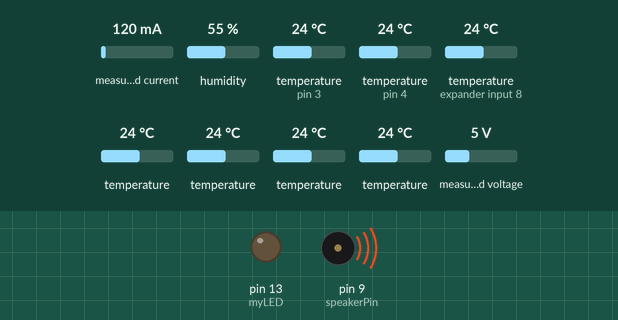
Simulated run of this sketch. Board: Arduino Uno, built with avr-gcc and run on an emulated ATmega328P. Parts: output pins drawn as LEDs (lit = HIGH), buzzer (waves = sounding). The test bench sets the inputs (shaded band); at power-on: temperature (sensors on pin 3, pin 4, expander input 8) 24 °C, measured current 120 mA, humidity 55 %, temperature 24 °C, measured voltage 5 V. What the sketch prints to the serial monitor is not drawn.

Above: at 2.2 s.
2.3 s: temperature (sensor on pin 3) set to 20.9 °C
10.4 s: temperature (sensor on pin 3) set to 19.8 °C
At 23.9 s:
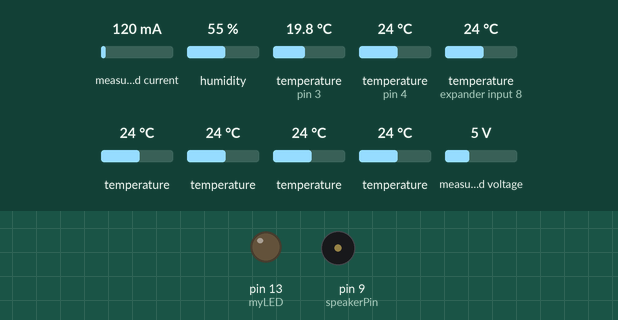
Timing chart, 0 to 25.1 s (numbered marks = the images above; inputs shaded):
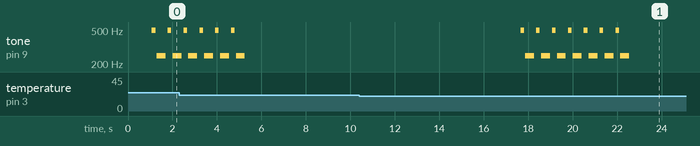

The sketch:

EvoThings_T_RH_readings_BT_Watt_PZEM.ino
```cpp
  /*
    server strana pre Android aplikáciu, pripojenie cez BT, final code
    meranie prúdu a napatia cez PZEM004 senzor
  */

  char junk;
  String inputString = "";
  String buzzer = "OFF";

  #include <SoftwareSerial.h>
  #include <OneWire.h>
  #include <DallasTemperature.h>
  #include "DHT.h"
  //#include "EmonLib.h"    // CT sensor library
  #include <PZEM004T.h>     // PZEM sensor library

  PZEM004T pzem(10,11);  // (RX,TX) connect to TX,RX of PZEM
  IPAddress ip(192,168,1,1);

  // (RX,TX) connect to TX,RX of BT
  #define txPin 8
  #define rxPin 13
  #define myLED LED_BUILTIN
  #define BUFFER_SIZE 64
  #define DHTPIN 3
  #define DHTTYPE DHT22

  //pro teploměr
  #define ONE_WIRE_BUS 4

  OneWire oneWire(ONE_WIRE_BUS);
  DallasTemperature sensors(&oneWire);

  DeviceAddress suction_Thermometer = { 0x28, 0xFF, 0x40, 0x37, 0xA8, 0x15, 0x01, 0xF1 };
  DeviceAddress evaporating_Thermometer = { 0x28, 0xFF, 0x3C, 0xE1, 0x63, 0x15, 0x03, 0x9B };
  DeviceAddress pressure_Thermometer = { 0x28, 0xFF, 0xFA, 0x2E, 0x90, 0x15, 0x01, 0x53 };
  DeviceAddress condensing_Thermometer = { 0x28, 0xFF, 0xB7, 0x4F, 0xA8, 0x15, 0x04, 0x8D };
  DeviceAddress PoolWater_1 = { 0x28, 0xFF, 0x5A, 0xA6, 0xA5, 0x16, 0x05, 0x7A };
  DeviceAddress PoolWater_2 = { 0x28, 0xFF, 0x91, 0x82, 0xA6, 0x16, 0x03, 0x6F };

  DHT dht(DHTPIN, DHTTYPE);
  float temperature;
  float t;
  float h;
  boolean DebugMode = false;
  String stringContainingCode;

  SoftwareSerial BT_Serial(rxPin, txPin); // RX, TX
  char myChar ;
  unsigned char buf[BUFFER_SIZE] = {0};
  unsigned char len = 0;
  long lastReading = 0;
  int interval = 5000;

  // Simple Sounds
  int speakerPin = 9;     // set the buzzer control digital IO pin

  int numTones = 10;
  int tones[] = {261, 277, 294, 311, 330, 349, 370, 392, 415, 440};
  //            mid C  C#   D    D#   E    F    F#   G    G#   A

  //EnergyMonitor emon1;
  //EnergyMonitor emon2;

  void setup()                    // run once, when the sketch starts
  {

    Serial.begin(9600);
    pzem.setAddress(ip);

    Serial.print("Serial Ready! DebugMode= ");
    Serial.println(DebugMode);

    BT_Serial.begin(9600);            // set the baud rate to 9600, same should be of your Serial Monitor
    BT_Serial.println("Bluetooth Ready!");

    sensors.begin();
    dht.begin();
    delay(1000);

    //#define TEMPERATURE_PRECISION 9 // 9 bits 0.5°C 93.75 ms
    sensors.setResolution(suction_Thermometer, 8);
    sensors.setResolution(evaporating_Thermometer, 8);
    sensors.setResolution(pressure_Thermometer, 8);
    sensors.setResolution(condensing_Thermometer, 8);
    //#define TEMPERATURE_PRECISION 10 // 10 bits 0.25°C 187.5 m
    sensors.setResolution(PoolWater_1, 10);
    sensors.setResolution(PoolWater_2, 10);

    pinMode(myLED, OUTPUT);
    digitalWrite(myLED, LOW);

    pinMode(speakerPin, OUTPUT);   // set speakerPin as output

    /*emon1.current(1, 29);             // Current: input pin, calibration.
    emon2.current(2, 29);             // Current: input pin, calibration.
    */
  }

  void loop()
  {
    /*Serial.print("lastReading= ");
      Serial.println(lastReading);
      Serial.print("millis= ");
      Serial.println(millis());
      Serial.print("delta= ");
      Serial.println(millis() - lastReading);
      Serial.println();
    */
    if (millis() - lastReading > interval)
    {
      stringContainingCode = "{ \"temperature\":";
      GetDHT();
      stringContainingCode = stringContainingCode + (t);
      stringContainingCode = stringContainingCode + ", \"humidity\":";
      stringContainingCode = stringContainingCode + (h) + ", \"";
      //stringContainingCode = stringContainingCode + (h);

      // Watt measurement

      float v = pzem.voltage(ip);
      if (v < 0.0) v = 0.0;
      Serial.print(v);Serial.print("V; ");

      float i = pzem.current(ip);
      if(i >= 0.0){ Serial.print(i);Serial.print("A; "); }

      float p = pzem.power(ip);
      if(p >= 0.0){ Serial.print(p);Serial.print("W; "); }

      /*float e = pzem.energy(ip);
      if(e >= 0.0){ Serial.print(e);Serial.print("Wh; "); }
      */
      Serial.println();

      delay(1000);

      stringContainingCode = stringContainingCode + "P\":"+ p + ", \"";

      // End of Watt measuremet


      GetTemperature(evaporating_Thermometer, "Te1");
      GetTemperature(suction_Thermometer, "Te2");
      GetTemperature(pressure_Thermometer, "Tp");
      GetTemperature(condensing_Thermometer, "Tc");
      GetTemperature(PoolWater_1, "Tv1");
      GetTemperature(PoolWater_2, "Tv2");


      stringContainingCode = stringContainingCode.substring(0, stringContainingCode.length() - 3) + " }";   // po načíatní poslednej T treba odseknuť --, "--

      BT_Serial.println(stringContainingCode);
      BT_Serial.flush();


      lastReading = millis();
      Serial.println("---prave prebehlo meranie");
      Serial.println(stringContainingCode);

    }

    if ((t < 20.5) && (buzzer == "OFF")) {
      alarm();
    }

    if (BT_Serial.available()) {
      while (BT_Serial.available())
      {
        char inChar = (char)BT_Serial.read(); //read the input
        inputString += inChar;        //make a string of the characters coming on serial
      }
      BT_Serial.println(inputString);
      while (BT_Serial.available() > 0)
      {
        junk = BT_Serial.read() ;  // clear the serial buffer
      }
      if (inputString == "a") {       //in case of 'a' turn the LED on
        digitalWrite(myLED, HIGH);
        buzzer = "ON";
      } else if (inputString == "b") { //incase of 'b' turn the LED off
        digitalWrite(myLED, LOW);
        buzzer = "OFF";
      }
      inputString = "";
    }


  }

  void GetTemperature(DeviceAddress deviceAddress, String Device_No) {
    sensors.requestTemperatures();
    temperature = sensors.getTempC(deviceAddress);
    delay(200);                           // when TEMPERATURE_PRECISION is 10 (10 bits = 0.25°C)  Mode Resol Conversion time is about 187.5 ms

    if (DebugMode) {
      /*
        if (deviceAddress == PoolWater_2) {
        Serial.println("korekcia PoolWater_2");
        Serial.print("temperature_old= ");
        Serial.println(temperature);
        temperature = temperature - 0.25;
        Serial.print("temperature_new= ");
        Serial.println(temperature);
        }*/

      if (temperature == -127.00) {
        Serial.println("Error getting temperature");
      } else {
        Serial.print("temperature= ");
        Serial.println(temperature);
      }
    }


    stringContainingCode = stringContainingCode + (Device_No) + "\":";
    if (temperature == -127.00) {
      stringContainingCode = stringContainingCode + "\"n-a\", \"";
    } else {
      // korekcia na rozdiel v meraní senzorov teploty bazénovej vody (ktorá existuje pri vypnutom čerpadle vzhľadom na nepresnosť DS20 pri nastavenej
      // citlivosti merania TEMPERATURE_PRECISION is 10 (10 bits = 0.25°C))
      if (deviceAddress == PoolWater_2) {
        temperature = temperature - 0.25;
      }
      stringContainingCode = stringContainingCode + (temperature) + ", \"";
    }
  }

  void GetDHT() {
    h = dht.readHumidity();
    t = dht.readTemperature(); // or dht.readTemperature(true) for Fahrenheit

    if (isnan(h) || isnan(t)) {
      Serial.println("Failed to read from DHT sensor!");
      h = 0;
      t = 0;
      //return;
    }
  }

  void bufferData(char c) {
    if (len < BUFFER_SIZE) {
      buf[len++] = c;
    } // TODO warn, or send data
  }


  void alarm() {
    for (int i = 0; i < 80; i++) {  // make a sound
      digitalWrite(speakerPin, HIGH); // send high signal to buzzer
      delay(1); // delay 1ms
      digitalWrite(speakerPin, LOW); // send low signal to buzzer
      delay(1);
    }
    delay(50);
    for (int j = 0; j < 100; j++) { //make another sound
      digitalWrite(speakerPin, HIGH);
      delay(2); // delay 2ms
      digitalWrite(speakerPin, LOW);
      delay(2);
    }
    delay(100);
    return;
  }
```

Measured:
- the behaviour switches between 20.5 and 20.4 °C on temperature (sensor on pin 3) (found by bisection; images 0 and 1)
- after the input at 10.4 s, tone on pin 9 (speakerPin): silent → 496 Hz after 7.3 s, then repeats every 0.71 s: silent 0.06 s, 249 Hz 0.40 s, silent 0.10 s, 496 Hz 0.16 s, until it stays silent from 22.6 s
- by itself, tone on pin 9 (speakerPin): repeats every 0.71 s: 496 Hz 0.16 s, silent 0.06 s, 249 Hz 0.40 s, silent 0.10 s, until it stays silent from 5.3 s
